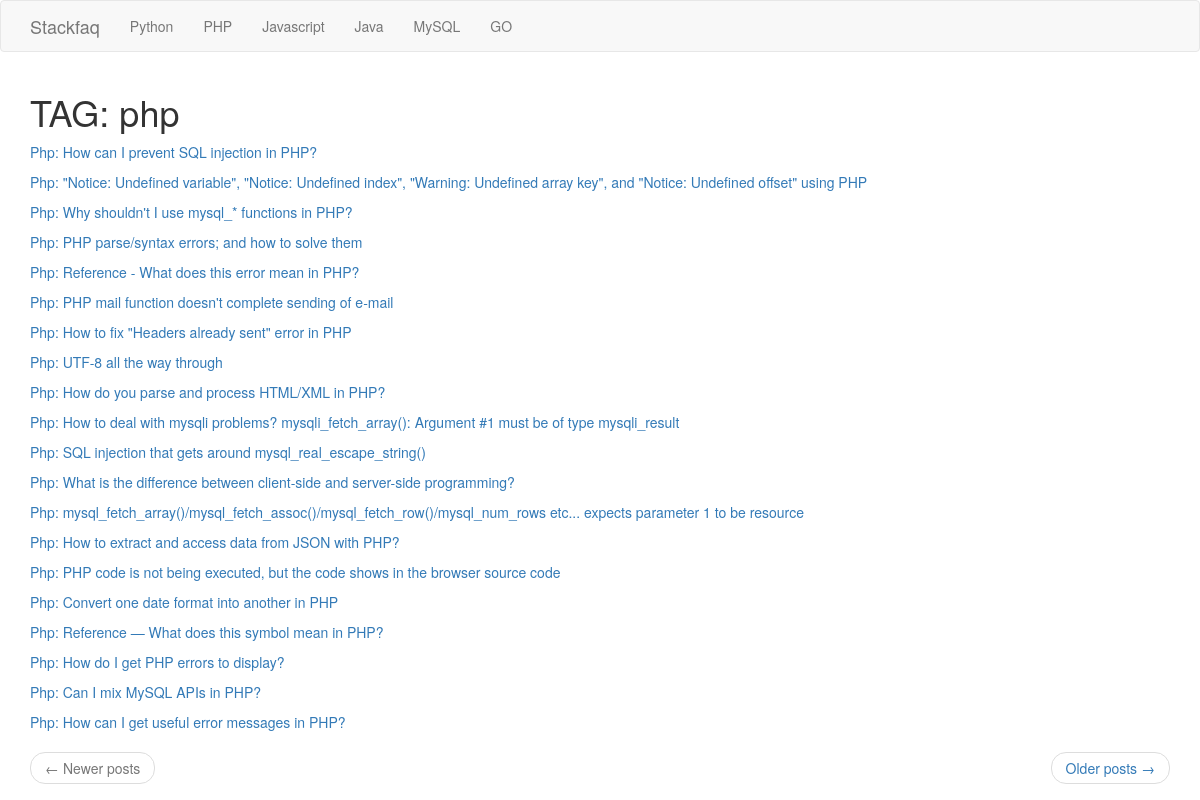
Page /php on the committed database.
### app/models.py (models this page shows, shortened)
class Questions(db.Model):
    id = db.Column(db.Integer, primary_key=True)
    question = db.Column(db.String(255), nullable=False)
    link = db.Column(db.String(100), nullable=False)
    tag = db.Column(db.String(75), nullable=False)

### app/main/routes.py (the view)
@bp.route('/<tag>')
def show_question(tag):
    page = request.args.get('page', 1, type=int)
    questions=models.Questions.query.filter_by(tag=tag).paginate(page, current_app.config['POSTS_PER_PAGE'], False)
    next_url = url_for('main.index', page=questions.next_num) if questions.has_next else None
    prev_url = url_for('main.index', page=questions.prev_num) if questions.has_prev else None
    return render_template('main/index.html', questions = questions.items, next_url = next_url, prev_url = prev_url)

### app/main/templates/main/index.html
{% extends 'main/base.html' %}
{% block app_content %}
{% if questions %}
    {% if questions %}
        <h1>TAG: {{questions[0].tag}}</h1>
    {% endif %}
        {% for question in questions %}
            <p>
                {% set link = question.link | replace('*','/') %}
                {% set link = link[1:] %}
                {% set id = link.split('/')[1] %}
                {% set ques = link.split('/')[2] %}
                 <a href="{{url_for('main.show_answer', question = ques, id = id )}}">{{ question.tag|title }}: {{question.question}}</a>
            </p>
        {% endfor %}
        <nav aria-label="...">
            <ul class="pager">
                <li class="previous{% if not prev_url %} disabled{% endif %}">
                    <a href="{{ prev_url or '#' }}">
                        <span aria-hidden="true">&larr;</span> Newer posts
                    </a>
                </li>
                <li class="next{% if not next_url %} disabled{% endif %}">
                    <a href="{{ next_url or '#' }}">
                        Older posts <span aria-hidden="true">&rarr;</span>
                    </a>
                </li>
            </ul>
        </nav>
    {% else %}
        <div>
            <h1>There is no question</h1>
        </div>
    {% endif %}
{%endblock%}

### rows in the picture
Questions: tag "php", tag "Php", question "How can I prevent SQL injection in PHP?"
Questions: tag "Php", question "\"Notice: Undefined variable\", \"Notice: Undefined index\", \"Warning: Undefined array key\", and \"Notice: Undefined offset\" using PHP"
Questions: tag "Php", question "Why shouldn't I use mysql_* functions in PHP?"
Questions: tag "Php", question "PHP parse/syntax errors; and how to solve them"
Questions: tag "Php", question "Reference - What does this error mean in PHP?"
Questions: tag "Php", question "PHP mail function doesn't complete sending of e-mail"
Questions: tag "Php", question "How to fix \"Headers already sent\" error in PHP"
Questions: tag "Php", question "UTF-8 all the way through"
Questions: tag "Php", question "How do you parse and process HTML/XML in PHP?"
Questions: tag "Php", question "How to deal with mysqli problems? mysqli_fetch_array(): Argument #1 must be of type mysqli_result"
Questions: tag "Php", question "SQL injection that gets around mysql_real_escape_string()"
Questions: tag "Php", question "What is the difference between client-side and server-side programming?"
Questions: tag "Php", question "mysql_fetch_array()/mysql_fetch_assoc()/mysql_fetch_row()/mysql_num_rows etc... expects parameter 1 to be resource"
Questions: tag "Php", question "How to extract and access data from JSON with PHP?"
Questions: tag "Php", question "PHP code is not being executed, but the code shows in the browser source code"
Questions: tag "Php", question "Convert one date format into another in PHP"
Questions: tag "Php", question "Reference — What does this symbol mean in PHP?"
Questions: tag "Php", question "How do I get PHP errors to display?"
Questions: tag "Php", question "Can I mix MySQL APIs in PHP?"
Questions: tag "Php", question "How can I get useful error messages in PHP?"
